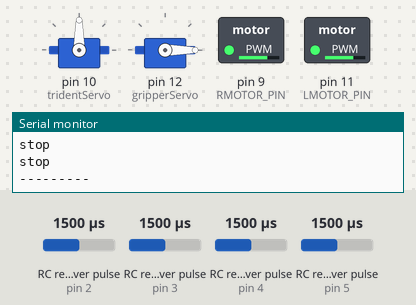
Simulated run of this sketch. Board: Arduino Uno, built with avr-gcc and run on an emulated ATmega328P. Parts: 2 × servo, switched loads named in the sketch (green lamp = pin HIGH), the last lines printed to the serial monitor. Wiring (inferred from the names in the program): 4 × RC receiver channel: data pin 2 / data pin 3 / data pin 4 / data pin 5. The inputs (shaded band) are chosen by the test bench; at power-on: RC receiver pulse (sensors on pin 2, pin 3, pin 4, pin 5) 1500 µs.

Above: at 1.2 s.
1.3 s: RC receiver pulse (sensor on pin 2) set to 1315 µs
2.8 s: RC receiver pulse (sensor on pin 2) set to 1291 µs
At 3.3 s:
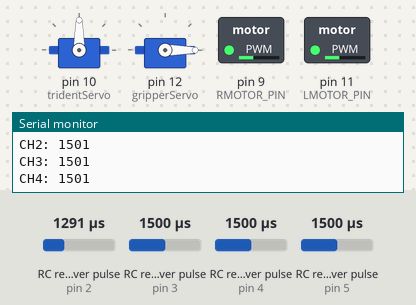
4.3 s: RC receiver pulse (sensor on pin 3) set to 1312 µs
7.3 s: RC receiver pulse (sensor on pin 3) set to 1282 µs
At 7.6 s:
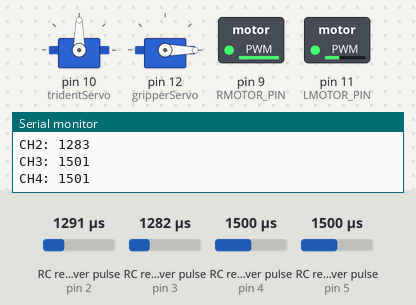
8.8 s: RC receiver pulse (sensor on pin 4) set to 1316 µs
10.3 s: RC receiver pulse (sensor on pin 4) set to 1281 µs
At 11.7 s:
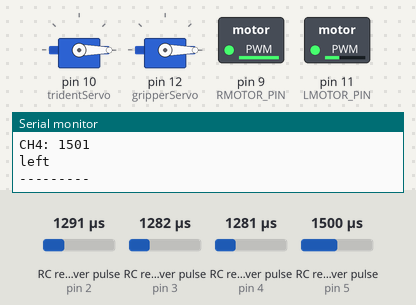
Timing chart, 0 to 12.8 s (numbered marks = the images above; inputs shaded):
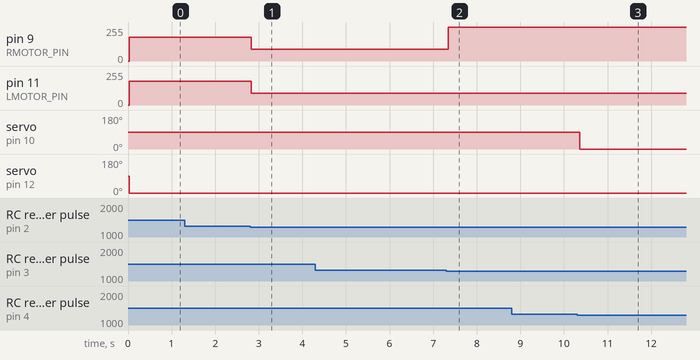

The sketch:

small-robot.ino
```cpp
/*
It's finished by Ethan.
 */

#include<Servo.h>

#define CH1 2   // right and left
#define CH2 3   // forward and backward
#define CH3 4
#define CH4 5

#define LMOTOR_PIN 11 // can use pwm
#define RMOTOR_PIN 9 // can use pwm

Servo tridentServo;
Servo gripperServo;

unsigned long CH1Time = 0 ;
unsigned long CH2Time = 0 ;
unsigned long CH3Time = 0 ;
unsigned long CH4Time = 0 ;

void setup()
{
    // for debug
    Serial.begin(9600);

    //get value of rc controller
    pinMode(CH1, INPUT) ;
    pinMode(CH2, INPUT);
    pinMode(CH3, INPUT) ;
    pinMode(CH4, INPUT) ;

    // contorl motors
    pinMode(LMOTOR_PIN, OUTPUT);
    pinMode(RMOTOR_PIN, OUTPUT);

//    analogWrite(LMOTOR_PIN,180);
//    analogWrite(RMOTOR_PIN, 180);

    tridentServo.attach(10);
    gripperServo.attach(12);
}

void loop()
{
    CH1Time = pulseIn(CH1,HIGH) ;
    Serial.print("CH1: ");
    Serial.println(CH1Time);
    CH2Time = pulseIn(CH2,HIGH) ;
    Serial.print("CH2: ");
    Serial.println(CH2Time);
    CH3Time = pulseIn(CH3,HIGH) ;
    Serial.print("CH3: ");
    Serial.println(CH3Time);
    CH4Time = pulseIn(CH4,HIGH) ;
    Serial.print("CH4: ");
    Serial.println(CH4Time);

    if(CH2Time > 1700)
    {
        //right
        Serial.println("right") ;

        analogWrite(LMOTOR_PIN, 254);
        analogWrite(RMOTOR_PIN, 90);
    }
    else if(CH2Time < 1300)
    {
        //left
        Serial.println("left") ;

        analogWrite(LMOTOR_PIN, 90);
        analogWrite(RMOTOR_PIN, 254);
    }
    else if(CH1Time > 1700)
    {
        //forward
        Serial.println("forward") ;

        analogWrite(LMOTOR_PIN, 254);
        analogWrite(RMOTOR_PIN, 254);
    }
    else if(CH1Time < 1300)
    {
        //backward
        Serial.println("backward") ;

        analogWrite(LMOTOR_PIN, 90);
        analogWrite(RMOTOR_PIN, 90);
    }
    else
    {
        //stop
        Serial.println("stop") ;

        analogWrite(LMOTOR_PIN, 180);
        analogWrite(RMOTOR_PIN, 180);
    }

    if (CH3Time > 1700){
      tridentServo.write(180);
    }
    else if (CH3Time < 1300) {
      tridentServo.write(0);
    }
    else if (CH4Time > 1700){
      gripperServo.write(90);
    }
    else if (CH4Time < 1300){
      gripperServo.write(0);
    }
    else {
        //stop
        Serial.println("stop") ;
        gripperServo.write(0);
    }
    Serial.println("---------");

    delay(50);
}
```

Measured:
- the behaviour switches between 1299 and 1298 µs on RC receiver pulse (sensor on pin 2) (found by bisection; images 0 and 1)
- the behaviour switches between 1299 and 1298 µs on RC receiver pulse (sensor on pin 3) (found by bisection; images 1 and 2)
- the behaviour switches between 1299 and 1298 µs on RC receiver pulse (sensor on pin 4) (found by bisection; images 2 and 3)
- after the input at 2.8 s, pin 9 (RMOTOR_PIN), pin 11 (LMOTOR_PIN): 180/255 → 90/255 at once
- after the input at 7.3 s, pin 9 (RMOTOR_PIN): 90/255 → 254/255 after 0.05 s
- after the input at 10.3 s, servo on pin 10 (tridentServo): 90° → 0° after 0.07 s
